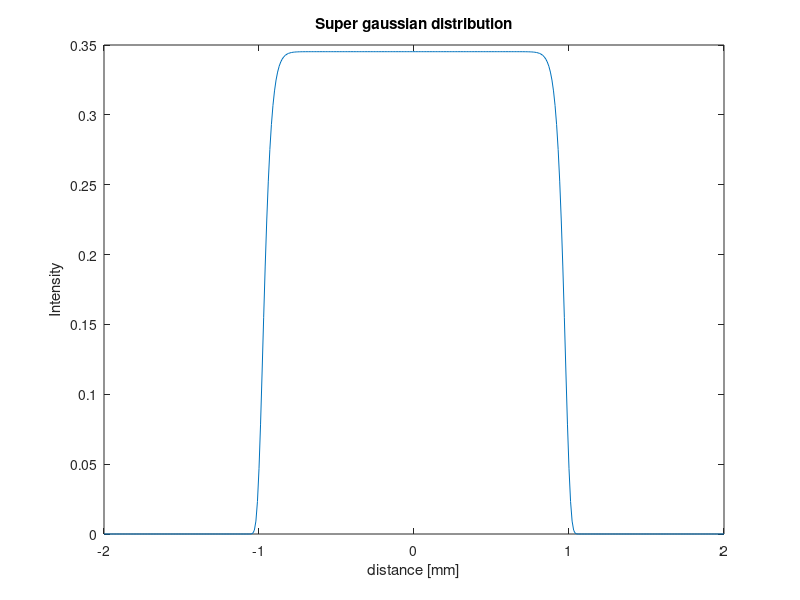

The MATLAB script that drew this image:
clc
close all
clear all
%% shape parameters
p = [30];   % super gaussian  distribution 

R = -2:0.01:2;

    
% Super gaussian
 for  i =1:length(p)
    for j = 1:length(R)
        
        R0 =1;
         
         IG(i,j) = (4^(1/p(i)))*p(i)/(2*pi*R0^2*gamma(2/p(i)));
         IGG(i,j) = IG(i,j)*exp(-2*(R(j)/R0)^p(i));
    end
end
figure(3)
% imagesc(R,IGG);
plot(R,IGG);
xlabel('distance [mm]');
ylabel('Intensity');
title('Super gaussian distribution');
% legend('p = 2','p = 4','p =8','p = 12','p=30');
 